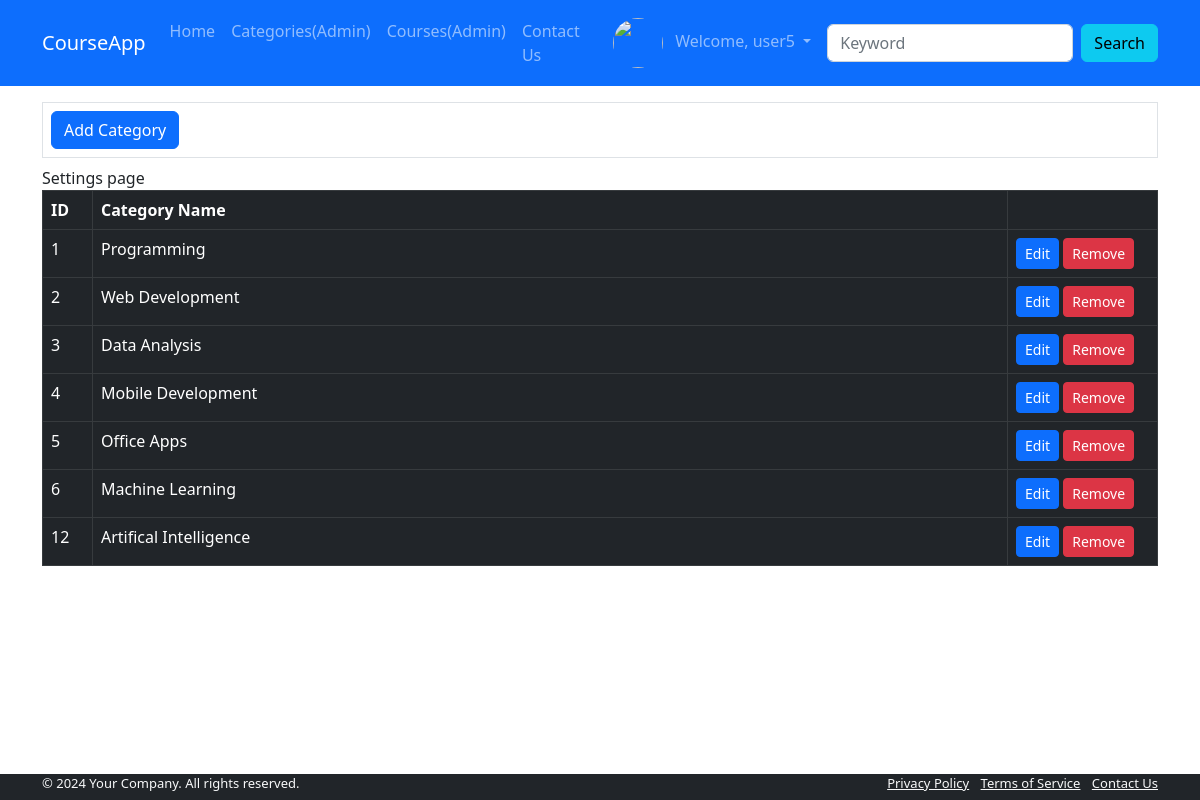
Page /admin-categories.php (signed in) on the committed database.
### tables this page shows
CREATE TABLE `categories` (
  `id` int(11) NOT NULL,
  `categoryName` varchar(100) NOT NULL
);

### libs/functions.php (called while the page is built, shortened)
<?php
    function getCategories(){
        include "settings.php";
        $query = "SELECT * FROM categories";
        $result = mysqli_query($connection,$query);
        return $result;
    }

### admin-categories.php (the view, shortened to what this page needs)
<?php
    require "libs/functions.php";
?>
<?php include 'partials/_navbar.php' ?>
<?php include 'partials/_header.php' ?>
<div class="container my-3">
    <div class="row">
        <div class="col-12">
            <div class="border p-2 mb-2">
                <a href="category-create.php" class="btn btn-primary">Add Category</a>
            </div>
            <table class="table table-bordered table-dark">
                <thead>
                    <tr>
                        <th style="width: 50px;">ID</th>
                        <th>Category Name</th>
                        <th style="width: 150px;"></th>
                    </tr>
                </thead>
                <tbody>
                    <?php $result = getCategories(); while($category = mysqli_fetch_assoc($result)):  ?>
                    <tr>
                        <td><?php echo $category["id"]  ?></td>
                        <td><?php echo $category["categoryName"]  ?></td>
                        <td>
                            <a href="category-edit.php?id=<?php echo  $category["id"];  ?>" class="btn btn-primary btn-sm">Edit</a>
                            <a href="category-delete.php?id=<?php echo  $category["id"];  ?>" class="btn btn-danger btn-sm">Remove</a>
                        </td>
                    </tr>
                    <?php endwhile  ?>
                </tbody>
            </table>
        </div>
    </div>
</div>
<?php include 'partials/_footer.php' ?>

### rows in the picture
categories: id "1", categoryName "Programming"
categories: id "2", categoryName "Web Development"
categories: id "3", categoryName "Data Analysis"
categories: id "4", categoryName "Mobile Development"
categories: id "5", categoryName "Office Apps"
categories: id "6", categoryName "Machine Learning"
categories: id "12", categoryName "Artifical Intelligence"

### other values in the picture
$_SESSION["username"] "user5"
